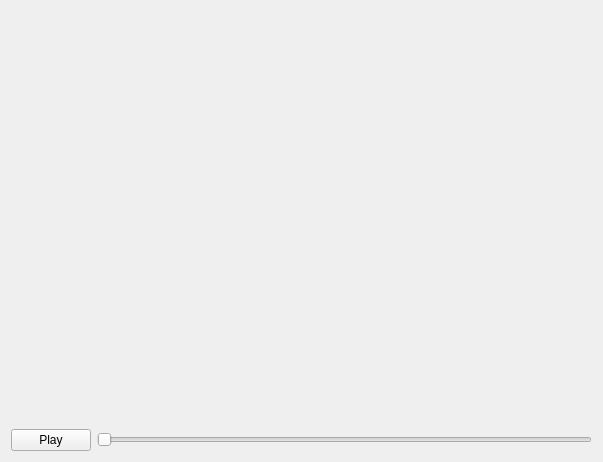
<?xml version="1.0" encoding="UTF-8"?>
<ui version="4.0">
 <class>playerWidget</class>
 <widget class="QWidget" name="playerWidget">
  <property name="geometry">
   <rect>
    <x>0</x>
    <y>0</y>
    <width>603</width>
    <height>462</height>
   </rect>
  </property>
  <property name="windowTitle">
   <string>Form</string>
  </property>
  <layout class="QVBoxLayout" name="verticalLayout_2">
   <item>
    <layout class="QVBoxLayout" name="verticalLayout">
     <item>
      <layout class="QHBoxLayout" name="horizontalLayout">
       <item>
        <widget class="QLabel" name="image_label">
         <property name="text">
          <string/>
         </property>
        </widget>
       </item>
      </layout>
     </item>
     <item>
      <layout class="QHBoxLayout" name="horizontalLayout_2">
       <item>
        <widget class="QPushButton" name="play_button">
         <property name="text">
          <string>Play</string>
         </property>
        </widget>
       </item>
       <item>
        <widget class="QSlider" name="progres_slider">
         <property name="orientation">
          <enum>Qt::Horizontal</enum>
         </property>
        </widget>
       </item>
      </layout>
     </item>
    </layout>
   </item>
  </layout>
 </widget>
 <resources/>
 <connections/>
</ui>
